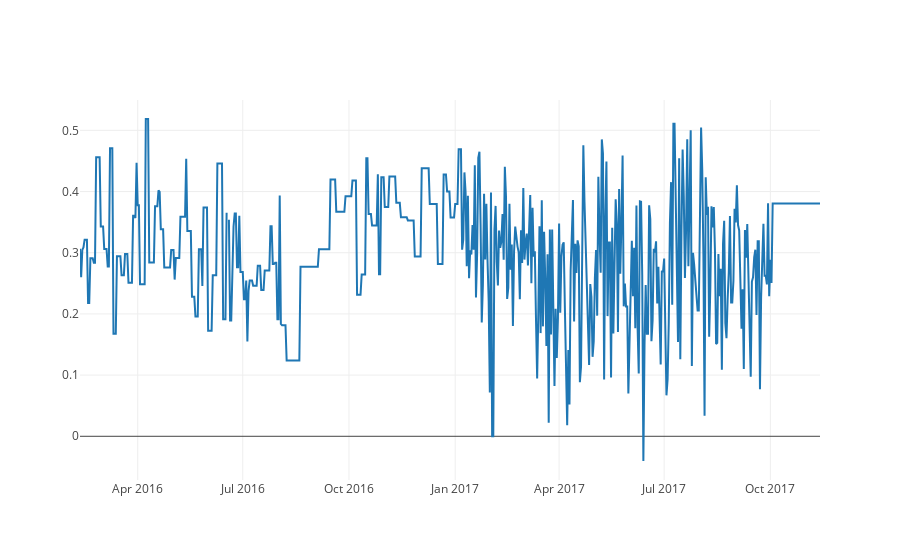

Source (notebook cell):
### Code cell
sent_trace = go.Scatter(x=data['Time'], y=data['Sentiment'], name= 'Sentiment')
py.iplot([sent_trace])

### Figure 1 — Plotly figure (JSON) as saved in the notebook; plotly's stock layout.template omitted (floating-point values rounded to 4 significant figures; data arrays with more than 128 entries replaced by an {"elided": "..."} marker saying what was removed)
{"data": [{"name": "Sentiment", "type": "scatter", "uid": "b60545fc-73ca-48c5-ab99-3557ae325958", "x": {"elided": "641 str values"}, "y": {"elided": "641 float values"}}], "layout": {}}
